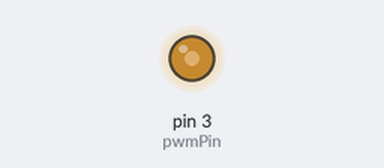
A sketch run on a simulated Arduino Uno, built with avr-gcc and run on an emulated ATmega328P. Shown: output pins drawn as LEDs (lit = HIGH).

Above: at 0.1 s.
Timing chart, 0 to 1.6 s (numbered marks = the images above):
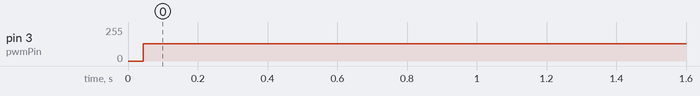

Measured:
- by itself, pin 3 (pwmPin): 0/255 → 129/255 at 0.04 s

The sketch:

md10_test_1.ino
```cpp
//#define dir 2
#define pwmPin 3

void setup() {
  // put your setup code here, to run once:
//  pinMode(dir,OUTPUT);
  pinMode(pwmPin, OUTPUT);
//  digitalWrite(dir, HIGH);
}

void loop() {
  // put your main code here, to run repeatedly:

//  for(pwm_value=0;pwm_value<256;pwm_value++)
//  {
//    analogWrite(pwmPin,pwm_value); //increase PWM in every 0.1 sec
//  }

    digitalWrite(pwmPin,HIGH);
    delay(1);
    digitalWrite(pwmPin,LOW);
    delay(1);

}
```
